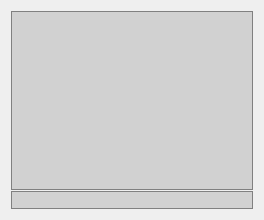
<?xml version="1.0" encoding="UTF-8"?>
<ui version="4.0">
 <class>ChatWidget</class>
 <widget class="QWidget" name="ChatWidget">
  <property name="geometry">
   <rect>
    <x>0</x>
    <y>0</y>
    <width>264</width>
    <height>220</height>
   </rect>
  </property>
  <property name="sizePolicy">
   <sizepolicy hsizetype="Maximum" vsizetype="Maximum">
    <horstretch>0</horstretch>
    <verstretch>0</verstretch>
   </sizepolicy>
  </property>
  <property name="windowTitle">
   <string>ChatWidget</string>
  </property>
  <property name="styleSheet">
   <string notr="true">QTextBrowser, QLineEdit {
  background-color: rgba(0, 0, 0, 32);
  border: 1px solid gray;
}
QScrollBar:vertical {
	border: 1px solid grey;
	background: rgba(0, 0, 0, 0);
	width: 15px;
	margin: 19px 0 19px 0;
}
QScrollBar::handle:vertical {
	background: rgba(0, 0, 0, 32);
	border-top: 1px solid grey;
	border-bottom: 1px solid grey;
	min-height: 45px;
	margin-top: -1;
	margin-bottom: -1;
}
QScrollBar::add-line:vertical {
	border: 1px solid grey;
	background: rgba(0, 0, 0, 32);
	height: 15px;
	subcontrol-position: bottom;
	subcontrol-origin: margin;
}
QScrollBar::sub-line:vertical {
	border: 1px solid grey;
	background: rgba(0, 0, 0, 32);
	height: 15px;
	subcontrol-position: top;
	subcontrol-origin: margin;
}

QScrollBar::up-arrow:vertical, QScrollBar::down-arrow:vertical {
	border: 1px solid grey;
	width: 5px;
	height: 5px;
	background: rgb(0, 0, 0, 32);
}
QScrollBar::add-page:vertical, QScrollBar::sub-page:vertical {
	background: none;
}
</string>
  </property>
  <layout class="QVBoxLayout" name="verticalLayout">
   <property name="spacing">
    <number>1</number>
   </property>
   <item>
    <widget class="QTextBrowser" name="chatView">
     <property name="frameShape">
      <enum>QFrame::StyledPanel</enum>
     </property>
     <property name="horizontalScrollBarPolicy">
      <enum>Qt::ScrollBarAsNeeded</enum>
     </property>
     <property name="html">
      <string>&lt;!DOCTYPE HTML PUBLIC &quot;-//W3C//DTD HTML 4.0//EN&quot; &quot;http://www.w3.org/TR/REC-html40/strict.dtd&quot;&gt;
&lt;html&gt;&lt;head&gt;&lt;meta name=&quot;qrichtext&quot; content=&quot;1&quot; /&gt;&lt;style type=&quot;text/css&quot;&gt;
p, li { white-space: pre-wrap; }
&lt;/style&gt;&lt;/head&gt;&lt;body style=&quot; font-family:'DejaVu Sans'; font-size:9pt; font-weight:400; font-style:normal;&quot;&gt;
&lt;p style=&quot;-qt-paragraph-type:empty; margin-top:0px; margin-bottom:0px; margin-left:0px; margin-right:0px; -qt-block-indent:0; text-indent:0px;&quot;&gt;&lt;/p&gt;&lt;/body&gt;&lt;/html&gt;</string>
     </property>
    </widget>
   </item>
   <item>
    <widget class="QLineEdit" name="messageBox">
     <property name="sizePolicy">
      <sizepolicy hsizetype="Expanding" vsizetype="Preferred">
       <horstretch>0</horstretch>
       <verstretch>0</verstretch>
      </sizepolicy>
     </property>
     <property name="frame">
      <bool>false</bool>
     </property>
    </widget>
   </item>
  </layout>
 </widget>
 <resources/>
 <connections/>
</ui>
